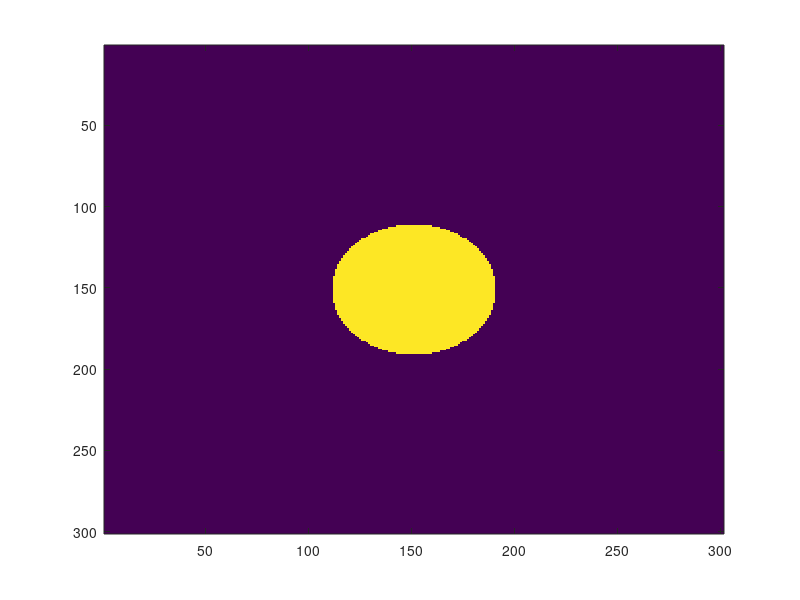
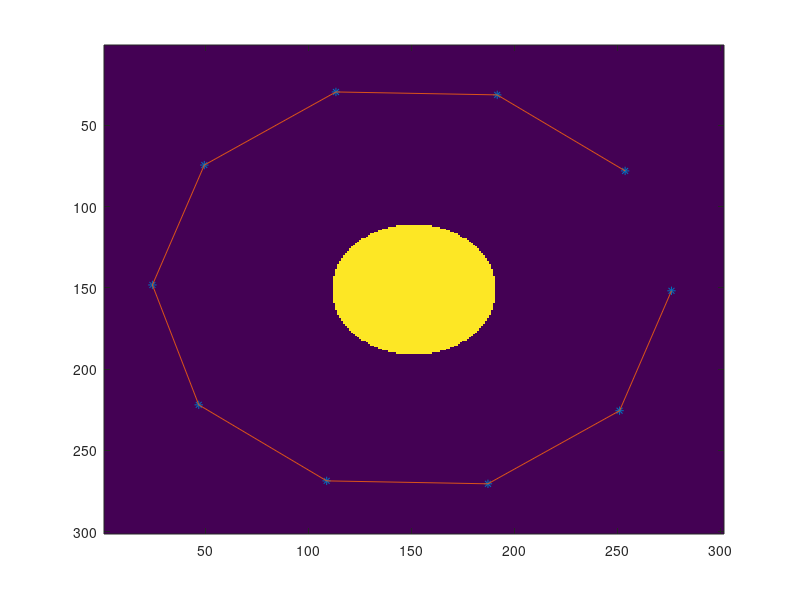

MATLAB code to generate these figures, in order:
%% Brain image:
BI=zeros(300);

[X Y]=meshgrid([-150:150],[-150:150]);
BI=((sqrt(X.^2+Y.^2))<40);
imagesc(BI)

%% Nodes
% create nodes
t=1:36:360;
nodes= round(150+140*[cos(t/360*2*pi); sin(t/360*2*pi)]);
%%
figure; 
%%
plot(nodes(1,:),nodes(2,:),'*')
hold on;
plot(nodes(1,:),nodes(2,:))
hold off

%%
ln=length(nodes);
for i=1:length(nodes)
    gotoNode=nodes(1,i)-.1*(nodes(1,i)-150);
    if BI(round(gotoNode),round(nodes(2,i)))<1 %&& nodes(1,mod(i+1,ln)+1)<gotoNode
        nodes(1,i)=gotoNode;%nodes(1,i)-1*sign(nodes(1,i)-150);
    end
    gotoNode=nodes(2,i)-.1*(nodes(2,i)-150);
    if BI(round(nodes(1,i)),round(gotoNode))<1
        nodes(2,i)=gotoNode;
    end    
end

imagesc(BI)
hold on;
plot(nodes(1,:),nodes(2,:),'*')
hold on;
plot(nodes(1,:),nodes(2,:))
hold off

